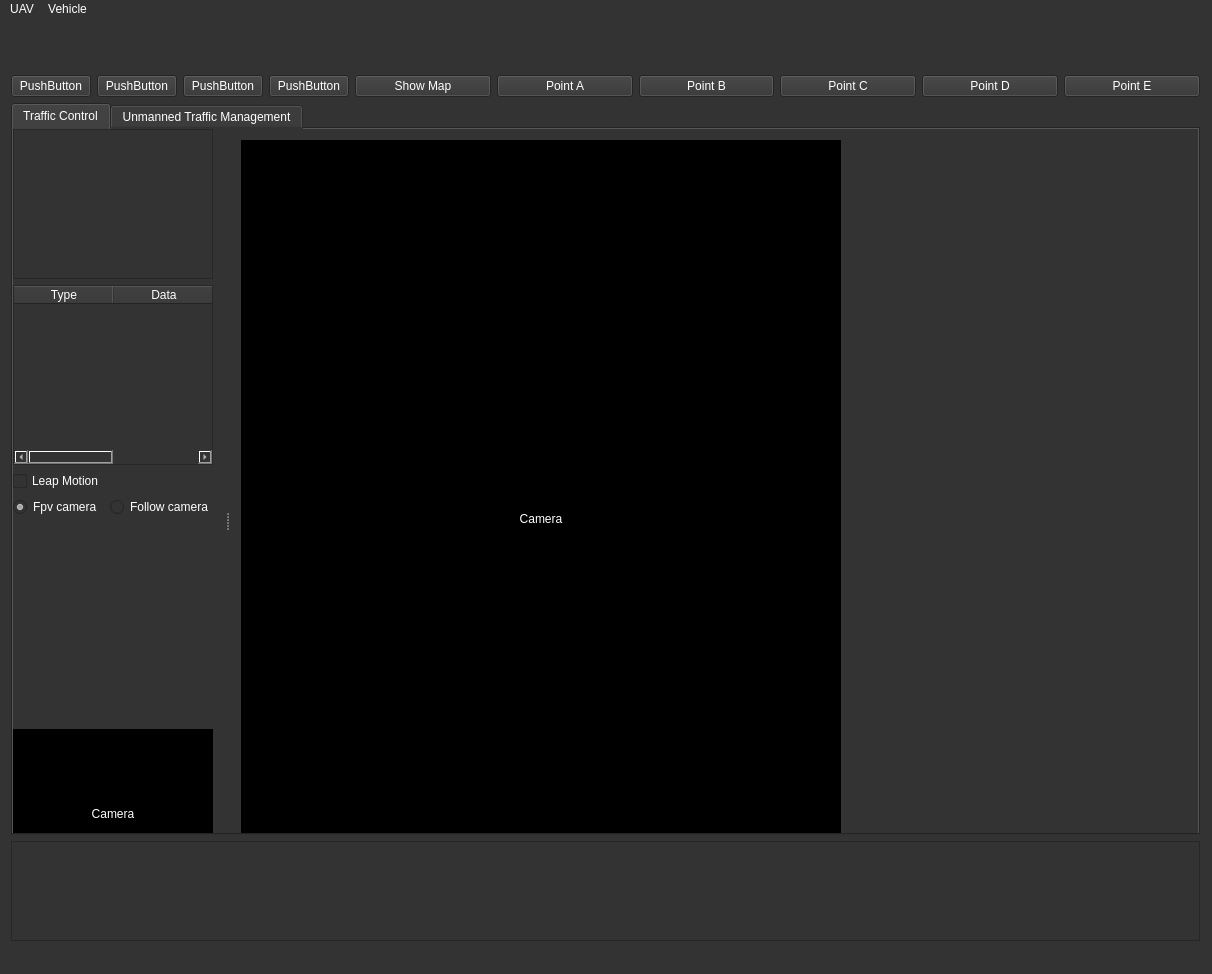
<?xml version="1.0" encoding="UTF-8"?>
<ui version="4.0">
 <class>MainWidget</class>
 <widget class="QWidget" name="MainWidget">
  <property name="geometry">
   <rect>
    <x>0</x>
    <y>0</y>
    <width>1212</width>
    <height>974</height>
   </rect>
  </property>
  <property name="sizePolicy">
   <sizepolicy hsizetype="Preferred" vsizetype="Preferred">
    <horstretch>0</horstretch>
    <verstretch>0</verstretch>
   </sizepolicy>
  </property>
  <property name="baseSize">
   <size>
    <width>0</width>
    <height>0</height>
   </size>
  </property>
  <property name="windowTitle">
   <string>QHAC3</string>
  </property>
  <property name="windowIcon">
   <iconset>
    <normaloff>:/icon/Src/UI/icon/title.png</normaloff>:/icon/Src/UI/icon/title.png</iconset>
  </property>
  <property name="styleSheet">
   <string notr="true">background:#333;
color:#fff;</string>
  </property>
  <widget class="QWidget" name="centralWidget">
   <property name="enabled">
    <bool>true</bool>
   </property>
   <property name="geometry">
    <rect>
     <x>0</x>
     <y>0</y>
     <width>1211</width>
     <height>941</height>
    </rect>
   </property>
   <property name="sizePolicy">
    <sizepolicy hsizetype="Preferred" vsizetype="Minimum">
     <horstretch>0</horstretch>
     <verstretch>0</verstretch>
    </sizepolicy>
   </property>
   <property name="maximumSize">
    <size>
     <width>16777215</width>
     <height>16777215</height>
    </size>
   </property>
   <layout class="QVBoxLayout" name="verticalLayout" stretch="0,0,0">
    <property name="sizeConstraint">
     <enum>QLayout::SetMaximumSize</enum>
    </property>
    <property name="topMargin">
     <number>25</number>
    </property>
    <property name="bottomMargin">
     <number>0</number>
    </property>
    <item>
     <layout class="QHBoxLayout" name="horizontalLayout_3">
      <property name="topMargin">
       <number>50</number>
      </property>
      <item>
       <layout class="QHBoxLayout" name="horizontalLayout_4">
        <item>
         <widget class="QPushButton" name="pushButton_3">
          <property name="text">
           <string>PushButton</string>
          </property>
         </widget>
        </item>
        <item>
         <widget class="QPushButton" name="pushButton_5">
          <property name="text">
           <string>PushButton</string>
          </property>
         </widget>
        </item>
        <item>
         <widget class="QPushButton" name="pushButton_2">
          <property name="text">
           <string>PushButton</string>
          </property>
         </widget>
        </item>
        <item>
         <widget class="QPushButton" name="pushButton_4">
          <property name="text">
           <string>PushButton</string>
          </property>
         </widget>
        </item>
       </layout>
      </item>
      <item>
       <widget class="QPushButton" name="showMapBtn">
        <property name="text">
         <string>Show Map</string>
        </property>
       </widget>
      </item>
      <item>
       <widget class="QPushButton" name="showPointABtn">
        <property name="text">
         <string>Point A</string>
        </property>
       </widget>
      </item>
      <item>
       <widget class="QPushButton" name="showPointBBtn">
        <property name="text">
         <string>Point B</string>
        </property>
       </widget>
      </item>
      <item>
       <widget class="QPushButton" name="showPointCBtn">
        <property name="text">
         <string>Point C</string>
        </property>
       </widget>
      </item>
      <item>
       <widget class="QPushButton" name="showPointDBtn">
        <property name="text">
         <string>Point D</string>
        </property>
       </widget>
      </item>
      <item>
       <widget class="QPushButton" name="showPointEBtn">
        <property name="text">
         <string>Point E</string>
        </property>
       </widget>
      </item>
     </layout>
    </item>
    <item>
     <widget class="QTabWidget" name="tabWidget">
      <property name="enabled">
       <bool>true</bool>
      </property>
      <property name="minimumSize">
       <size>
        <width>0</width>
        <height>0</height>
       </size>
      </property>
      <property name="maximumSize">
       <size>
        <width>1200</width>
        <height>800</height>
       </size>
      </property>
      <property name="toolTip">
       <string>&lt;html&gt;&lt;head/&gt;&lt;body&gt;&lt;p&gt;Traffic Control&lt;/p&gt;&lt;/body&gt;&lt;/html&gt;</string>
      </property>
      <property name="styleSheet">
       <string notr="true"/>
      </property>
      <property name="currentIndex">
       <number>0</number>
      </property>
      <widget class="QWidget" name="trafficControl">
       <attribute name="title">
        <string>Traffic Control</string>
       </attribute>
       <widget class="QSplitter" name="splitter_3">
        <property name="geometry">
         <rect>
          <x>0</x>
          <y>0</y>
          <width>1200</width>
          <height>781</height>
         </rect>
        </property>
        <property name="sizePolicy">
         <sizepolicy hsizetype="Expanding" vsizetype="Expanding">
          <horstretch>0</horstretch>
          <verstretch>0</verstretch>
         </sizepolicy>
        </property>
        <property name="layoutDirection">
         <enum>Qt::LeftToRight</enum>
        </property>
        <property name="orientation">
         <enum>Qt::Vertical</enum>
        </property>
        <property name="handleWidth">
         <number>6</number>
        </property>
        <widget class="QSplitter" name="splitter2_3">
         <property name="sizePolicy">
          <sizepolicy hsizetype="Expanding" vsizetype="Preferred">
           <horstretch>0</horstretch>
           <verstretch>0</verstretch>
          </sizepolicy>
         </property>
         <property name="minimumSize">
          <size>
           <width>200</width>
           <height>200</height>
          </size>
         </property>
         <property name="layoutDirection">
          <enum>Qt::LeftToRight</enum>
         </property>
         <property name="orientation">
          <enum>Qt::Horizontal</enum>
         </property>
         <property name="handleWidth">
          <number>6</number>
         </property>
         <widget class="QWidget" name="verticalLayoutWidget_3">
          <layout class="QVBoxLayout" name="verticalLayout_2">
           <property name="leftMargin">
            <number>0</number>
           </property>
           <property name="topMargin">
            <number>0</number>
           </property>
           <item>
            <widget class="QListWidget" name="flightList">
             <property name="maximumSize">
              <size>
               <width>16777215</width>
               <height>150</height>
              </size>
             </property>
            </widget>
           </item>
           <item>
            <widget class="QTableWidget" name="flightInfo">
             <property name="maximumSize">
              <size>
               <width>16777215</width>
               <height>180</height>
              </size>
             </property>
             <column>
              <property name="text">
               <string>Type</string>
              </property>
             </column>
             <column>
              <property name="text">
               <string>Data</string>
              </property>
             </column>
            </widget>
           </item>
           <item>
            <widget class="QCheckBox" name="leapMotionChk">
             <property name="text">
              <string>Leap Motion</string>
             </property>
            </widget>
           </item>
           <item>
            <layout class="QHBoxLayout" name="horizontalLayout">
             <property name="sizeConstraint">
              <enum>QLayout::SetMinimumSize</enum>
             </property>
             <item>
              <widget class="QRadioButton" name="camera_type">
               <property name="text">
                <string>Fpv camera</string>
               </property>
               <property name="checked">
                <bool>true</bool>
               </property>
              </widget>
             </item>
             <item>
              <widget class="QRadioButton" name="camera_type2">
               <property name="text">
                <string>Follow camera</string>
               </property>
              </widget>
             </item>
            </layout>
           </item>
           <item>
            <widget class="qhac_mapview" name="mapView_2" native="true">
             <property name="sizePolicy">
              <sizepolicy hsizetype="Expanding" vsizetype="Preferred">
               <horstretch>0</horstretch>
               <verstretch>0</verstretch>
              </sizepolicy>
             </property>
             <property name="minimumSize">
              <size>
               <width>200</width>
               <height>200</height>
              </size>
             </property>
             <property name="font">
              <font>
               <kerning>true</kerning>
              </font>
             </property>
             <property name="styleSheet">
              <string notr="true">background:transparent</string>
             </property>
            </widget>
           </item>
           <item>
            <widget class="QLabel" name="label">
             <property name="minimumSize">
              <size>
               <width>200</width>
               <height>160</height>
              </size>
             </property>
             <property name="maximumSize">
              <size>
               <width>16777215</width>
               <height>16777215</height>
              </size>
             </property>
             <property name="styleSheet">
              <string notr="true">border-width: 1px; border-style: outset; background:#000; color:#fff</string>
             </property>
             <property name="text">
              <string>&lt;html&gt;&lt;head/&gt;&lt;body&gt;&lt;p align=&quot;center&quot;&gt;Camera&lt;/p&gt;&lt;/body&gt;&lt;/html&gt;</string>
             </property>
             <property name="alignment">
              <set>Qt::AlignCenter</set>
             </property>
            </widget>
           </item>
          </layout>
         </widget>
         <widget class="QWidget" name="gridLayoutWidget_3">
          <layout class="QGridLayout" name="gridLayout">
           <property name="sizeConstraint">
            <enum>QLayout::SetNoConstraint</enum>
           </property>
           <property name="horizontalSpacing">
            <number>1</number>
           </property>
           <property name="verticalSpacing">
            <number>6</number>
           </property>
           <item row="0" column="0">
            <layout class="QHBoxLayout" name="horizontalLayout_2">
             <property name="topMargin">
              <number>0</number>
             </property>
             <item>
              <widget class="QLabel" name="cameraData">
               <property name="minimumSize">
                <size>
                 <width>600</width>
                 <height>600</height>
                </size>
               </property>
               <property name="maximumSize">
                <size>
                 <width>16777215</width>
                 <height>16777215</height>
                </size>
               </property>
               <property name="styleSheet">
                <string notr="true">border-width: 1px; border-style: outset; background:#000; color:#fff</string>
               </property>
               <property name="text">
                <string>&lt;html&gt;&lt;head/&gt;&lt;body&gt;&lt;p align=&quot;center&quot;&gt;Camera&lt;/p&gt;&lt;/body&gt;&lt;/html&gt;</string>
               </property>
               <property name="alignment">
                <set>Qt::AlignCenter</set>
               </property>
              </widget>
             </item>
             <item>
              <widget class="qhac_mapview" name="mapView" native="true">
               <property name="sizePolicy">
                <sizepolicy hsizetype="Expanding" vsizetype="Preferred">
                 <horstretch>0</horstretch>
                 <verstretch>0</verstretch>
                </sizepolicy>
               </property>
               <property name="minimumSize">
                <size>
                 <width>600</width>
                 <height>600</height>
                </size>
               </property>
               <property name="font">
                <font>
                 <kerning>true</kerning>
                </font>
               </property>
               <property name="styleSheet">
                <string notr="true">background:transparent</string>
               </property>
              </widget>
             </item>
            </layout>
           </item>
          </layout>
         </widget>
        </widget>
       </widget>
      </widget>
      <widget class="DepartureControl" name="departureControl">
       <attribute name="title">
        <string>Unmanned Traffic Management</string>
       </attribute>
      </widget>
     </widget>
    </item>
    <item>
     <widget class="QListWidget" name="statusListWidget">
      <property name="maximumSize">
       <size>
        <width>16777215</width>
        <height>100</height>
       </size>
      </property>
      <property name="styleSheet">
       <string notr="true">color:#FF4F28; font-size:16px; </string>
      </property>
     </widget>
    </item>
   </layout>
  </widget>
  <widget class="QMenuBar" name="menuBar">
   <property name="geometry">
    <rect>
     <x>0</x>
     <y>0</y>
     <width>1212</width>
     <height>22</height>
    </rect>
   </property>
   <widget class="QMenu" name="menuOption">
    <property name="title">
     <string>UAV</string>
    </property>
    <addaction name="actionLoad_ConfigFile"/>
    <addaction name="actionImport_from_Databse"/>
    <addaction name="actionReset_Database"/>
   </widget>
   <widget class="QMenu" name="menuVehicle">
    <property name="title">
     <string>Vehicle</string>
    </property>
    <addaction name="actionType_Upload"/>
   </widget>
   <addaction name="menuOption"/>
   <addaction name="menuVehicle"/>
  </widget>
  <widget class="QStatusBar" name="statusBar">
   <property name="geometry">
    <rect>
     <x>0</x>
     <y>0</y>
     <width>3</width>
     <height>22</height>
    </rect>
   </property>
  </widget>
  <action name="actionLoadConf">
   <property name="icon">
    <iconset resource="../icons.qrc">
     <normaloff>:/icon/src/UI/icon/configure.png</normaloff>:/icon/src/UI/icon/configure.png</iconset>
   </property>
   <property name="text">
    <string>LoadConf</string>
   </property>
   <property name="shortcut">
    <string>Ctrl+O</string>
   </property>
  </action>
  <action name="actionRunScenario">
   <property name="icon">
    <iconset resource="../icons.qrc">
     <normaloff>:/icon/src/UI/icon/play.png</normaloff>:/icon/src/UI/icon/play.png</iconset>
   </property>
   <property name="text">
    <string>RunScenario</string>
   </property>
   <property name="shortcut">
    <string>Ctrl+R</string>
   </property>
  </action>
  <action name="actionCheckFlight">
   <property name="icon">
    <iconset resource="../icons.qrc">
     <normaloff>:/icon/src/UI/icon/check.png</normaloff>:/icon/src/UI/icon/check.png</iconset>
   </property>
   <property name="text">
    <string>checkFlight</string>
   </property>
  </action>
  <action name="actionParameter">
   <property name="icon">
    <iconset resource="../icons.qrc">
     <normaloff>:/icon/src/UI/icon/parameters.png</normaloff>:/icon/src/UI/icon/parameters.png</iconset>
   </property>
   <property name="text">
    <string>Parameter</string>
   </property>
   <property name="shortcut">
    <string>Ctrl+P</string>
   </property>
  </action>
  <action name="actionAddDrone">
   <property name="text">
    <string>Parameter</string>
   </property>
   <property name="shortcut">
    <string>Ctrl+P</string>
   </property>
  </action>
  <action name="actionCalibration">
   <property name="icon">
    <iconset resource="../icons.qrc">
     <normaloff>:/icon/src/UI/icon/calibration.png</normaloff>:/icon/src/UI/icon/calibration.png</iconset>
   </property>
   <property name="text">
    <string>Calibration</string>
   </property>
   <property name="shortcut">
    <string>Ctrl+C</string>
   </property>
  </action>
  <action name="actionStopScenario">
   <property name="icon">
    <iconset resource="../icons.qrc">
     <normaloff>:/icon/src/UI/icon/stop.png</normaloff>:/icon/src/UI/icon/stop.png</iconset>
   </property>
   <property name="text">
    <string>StopScenario</string>
   </property>
  </action>
  <action name="actionAlarm">
   <property name="checkable">
    <bool>true</bool>
   </property>
   <property name="icon">
    <iconset resource="../icons.qrc">
     <normaloff>:/icon/src/UI/icon/alarm.png</normaloff>:/icon/src/UI/icon/alarm.png</iconset>
   </property>
   <property name="text">
    <string>Alarm</string>
   </property>
   <property name="toolTip">
    <string>Alarm</string>
   </property>
  </action>
  <action name="actionGraph">
   <property name="icon">
    <iconset resource="../icons.qrc">
     <normaloff>:/icon/src/UI/icon/graph.png</normaloff>:/icon/src/UI/icon/graph.png</iconset>
   </property>
   <property name="text">
    <string>graph</string>
   </property>
  </action>
  <action name="actionControl">
   <property name="icon">
    <iconset resource="../icons.qrc">
     <normaloff>:/icon/src/UI/icon/controller.png</normaloff>:/icon/src/UI/icon/controller.png</iconset>
   </property>
   <property name="text">
    <string>Control</string>
   </property>
   <property name="toolTip">
    <string>Control</string>
   </property>
  </action>
  <action name="actionMode">
   <property name="checkable">
    <bool>true</bool>
   </property>
   <property name="icon">
    <iconset resource="../icons.qrc">
     <normaloff>:/icon/src/UI/icon/scenario_mode.png</normaloff>
     <normalon>:/icon/src/UI/icon/test.png</normalon>:/icon/src/UI/icon/scenario_mode.png</iconset>
   </property>
   <property name="text">
    <string>actionMode</string>
   </property>
  </action>
  <action name="actionsendSC">
   <property name="icon">
    <iconset resource="../icons.qrc">
     <normaloff>:/icon/src/UI/icon/ftp.png</normaloff>:/icon/src/UI/icon/ftp.png</iconset>
   </property>
   <property name="text">
    <string>sendSC</string>
   </property>
   <property name="toolTip">
    <string>Send SC</string>
   </property>
   <property name="shortcut">
    <string>Ctrl+N</string>
   </property>
  </action>
  <action name="actionLoad_ConfigFile">
   <property name="text">
    <string>Import from Configfile</string>
   </property>
  </action>
  <action name="actionImport_from_Databse">
   <property name="text">
    <string>Import from Database</string>
   </property>
  </action>
  <action name="actionReset_Database">
   <property name="text">
    <string>Reset Database</string>
   </property>
  </action>
  <action name="actionType_Upload">
   <property name="text">
    <string>Type Upload</string>
   </property>
  </action>
 </widget>
 <layoutdefault spacing="6" margin="11"/>
 <customwidgets>
  <customwidget>
   <class>qhac_mapview</class>
   <extends>QWidget</extends>
   <header>qhac_mapview.h</header>
  </customwidget>
  <customwidget>
   <class>DepartureControl</class>
   <extends>QWidget</extends>
   <header location="global">departurecontrol.h</header>
   <container>1</container>
  </customwidget>
 </customwidgets>
 <resources>
  <include location="../icons.qrc"/>
 </resources>
 <connections>
  <connection>
   <sender>actionLoadConf</sender>
   <signal>triggered()</signal>
   <receiver>MainWidget</receiver>
   <slot>loadConfigFile()</slot>
   <hints>
    <hint type="sourcelabel">
     <x>-1</x>
     <y>-1</y>
    </hint>
    <hint type="destinationlabel">
     <x>559</x>
     <y>361</y>
    </hint>
   </hints>
  </connection>
  <connection>
   <sender>actionRunScenario</sender>
   <signal>triggered()</signal>
   <receiver>MainWidget</receiver>
   <slot>runScenario()</slot>
   <hints>
    <hint type="sourcelabel">
     <x>-1</x>
     <y>-1</y>
    </hint>
    <hint type="destinationlabel">
     <x>559</x>
     <y>361</y>
    </hint>
   </hints>
  </connection>
  <connection>
   <sender>actionCheckFlight</sender>
   <signal>triggered()</signal>
   <receiver>MainWidget</receiver>
   <slot>checkFlight()</slot>
   <hints>
    <hint type="sourcelabel">
     <x>-1</x>
     <y>-1</y>
    </hint>
    <hint type="destinationlabel">
     <x>547</x>
     <y>420</y>
    </hint>
   </hints>
  </connection>
  <connection>
   <sender>actionParameter</sender>
   <signal>triggered()</signal>
   <receiver>MainWidget</receiver>
   <slot>runParamDialog()</slot>
   <hints>
    <hint type="sourcelabel">
     <x>-1</x>
     <y>-1</y>
    </hint>
    <hint type="destinationlabel">
     <x>547</x>
     <y>471</y>
    </hint>
   </hints>
  </connection>
  <connection>
   <sender>actionCalibration</sender>
   <signal>triggered()</signal>
   <receiver>MainWidget</receiver>
   <slot>runCalibration()</slot>
   <hints>
    <hint type="sourcelabel">
     <x>-1</x>
     <y>-1</y>
    </hint>
    <hint type="destinationlabel">
     <x>547</x>
     <y>471</y>
    </hint>
   </hints>
  </connection>
  <connection>
   <sender>actionStopScenario</sender>
   <signal>triggered()</signal>
   <receiver>MainWidget</receiver>
   <slot>stopScenario()</slot>
   <hints>
    <hint type="sourcelabel">
     <x>-1</x>
     <y>-1</y>
    </hint>
    <hint type="destinationlabel">
     <x>547</x>
     <y>471</y>
    </hint>
   </hints>
  </connection>
  <connection>
   <sender>actionAlarm</sender>
   <signal>triggered(bool)</signal>
   <receiver>MainWidget</receiver>
   <slot>onAlarm(bool)</slot>
   <hints>
    <hint type="sourcelabel">
     <x>-1</x>
     <y>-1</y>
    </hint>
    <hint type="destinationlabel">
     <x>547</x>
     <y>471</y>
    </hint>
   </hints>
  </connection>
  <connection>
   <sender>actionGraph</sender>
   <signal>triggered()</signal>
   <receiver>MainWidget</receiver>
   <slot>runMonitoringDialog()</slot>
   <hints>
    <hint type="sourcelabel">
     <x>-1</x>
     <y>-1</y>
    </hint>
    <hint type="destinationlabel">
     <x>547</x>
     <y>471</y>
    </hint>
   </hints>
  </connection>
  <connection>
   <sender>actionControl</sender>
   <signal>triggered()</signal>
   <receiver>MainWidget</receiver>
   <slot>onControl()</slot>
   <hints>
    <hint type="sourcelabel">
     <x>-1</x>
     <y>-1</y>
    </hint>
    <hint type="destinationlabel">
     <x>699</x>
     <y>471</y>
    </hint>
   </hints>
  </connection>
  <connection>
   <sender>actionMode</sender>
   <signal>triggered(bool)</signal>
   <receiver>MainWidget</receiver>
   <slot>onScenarioMode(bool)</slot>
   <hints>
    <hint type="sourcelabel">
     <x>-1</x>
     <y>-1</y>
    </hint>
    <hint type="destinationlabel">
     <x>699</x>
     <y>471</y>
    </hint>
   </hints>
  </connection>
  <connection>
   <sender>actionLoad_ConfigFile</sender>
   <signal>triggered()</signal>
   <receiver>MainWidget</receiver>
   <slot>loadConfigFile()</slot>
   <hints>
    <hint type="sourcelabel">
     <x>-1</x>
     <y>-1</y>
    </hint>
    <hint type="destinationlabel">
     <x>545</x>
     <y>422</y>
    </hint>
   </hints>
  </connection>
  <connection>
   <sender>actionImport_from_Databse</sender>
   <signal>triggered()</signal>
   <receiver>MainWidget</receiver>
   <slot>loadDatabase()</slot>
   <hints>
    <hint type="sourcelabel">
     <x>-1</x>
     <y>-1</y>
    </hint>
    <hint type="destinationlabel">
     <x>545</x>
     <y>422</y>
    </hint>
   </hints>
  </connection>
  <connection>
   <sender>actionReset_Database</sender>
   <signal>triggered()</signal>
   <receiver>MainWidget</receiver>
   <slot>ResetDatabase()</slot>
   <hints>
    <hint type="sourcelabel">
     <x>-1</x>
     <y>-1</y>
    </hint>
    <hint type="destinationlabel">
     <x>545</x>
     <y>422</y>
    </hint>
   </hints>
  </connection>
  <connection>
   <sender>camera_type2</sender>
   <signal>toggled(bool)</signal>
   <receiver>MainWidget</receiver>
   <slot>on_camera_type2_toggled()</slot>
   <hints>
    <hint type="sourcelabel">
     <x>277</x>
     <y>499</y>
    </hint>
    <hint type="destinationlabel">
     <x>277</x>
     <y>499</y>
    </hint>
   </hints>
  </connection>
  <connection>
   <sender>camera_type</sender>
   <signal>toggled(bool)</signal>
   <receiver>MainWidget</receiver>
   <slot>on_camera_type_toggled()</slot>
   <hints>
    <hint type="sourcelabel">
     <x>93</x>
     <y>499</y>
    </hint>
    <hint type="destinationlabel">
     <x>558</x>
     <y>430</y>
    </hint>
   </hints>
  </connection>
  <connection>
   <sender>actionType_Upload</sender>
   <signal>triggered()</signal>
   <receiver>MainWidget</receiver>
   <slot>typeUpload()</slot>
   <hints>
    <hint type="sourcelabel">
     <x>-1</x>
     <y>-1</y>
    </hint>
    <hint type="destinationlabel">
     <x>605</x>
     <y>486</y>
    </hint>
   </hints>
  </connection>
  <connection>
   <sender>showMapBtn</sender>
   <signal>clicked()</signal>
   <receiver>MainWidget</receiver>
   <slot>showMap()</slot>
   <hints>
    <hint type="sourcelabel">
     <x>450</x>
     <y>88</y>
    </hint>
    <hint type="destinationlabel">
     <x>605</x>
     <y>486</y>
    </hint>
   </hints>
  </connection>
  <connection>
   <sender>showPointABtn</sender>
   <signal>clicked()</signal>
   <receiver>MainWidget</receiver>
   <slot>showPointA()</slot>
   <hints>
    <hint type="sourcelabel">
     <x>588</x>
     <y>88</y>
    </hint>
    <hint type="destinationlabel">
     <x>605</x>
     <y>486</y>
    </hint>
   </hints>
  </connection>
  <connection>
   <sender>showPointBBtn</sender>
   <signal>clicked()</signal>
   <receiver>MainWidget</receiver>
   <slot>showPointB()</slot>
   <hints>
    <hint type="sourcelabel">
     <x>727</x>
     <y>88</y>
    </hint>
    <hint type="destinationlabel">
     <x>605</x>
     <y>486</y>
    </hint>
   </hints>
  </connection>
  <connection>
   <sender>showPointCBtn</sender>
   <signal>clicked()</signal>
   <receiver>MainWidget</receiver>
   <slot>showPointC()</slot>
   <hints>
    <hint type="sourcelabel">
     <x>865</x>
     <y>88</y>
    </hint>
    <hint type="destinationlabel">
     <x>605</x>
     <y>486</y>
    </hint>
   </hints>
  </connection>
  <connection>
   <sender>showPointDBtn</sender>
   <signal>clicked()</signal>
   <receiver>MainWidget</receiver>
   <slot>showPointD()</slot>
   <hints>
    <hint type="sourcelabel">
     <x>1004</x>
     <y>88</y>
    </hint>
    <hint type="destinationlabel">
     <x>605</x>
     <y>486</y>
    </hint>
   </hints>
  </connection>
  <connection>
   <sender>showPointEBtn</sender>
   <signal>clicked()</signal>
   <receiver>MainWidget</receiver>
   <slot>showPointE()</slot>
   <hints>
    <hint type="sourcelabel">
     <x>1142</x>
     <y>88</y>
    </hint>
    <hint type="destinationlabel">
     <x>605</x>
     <y>486</y>
    </hint>
   </hints>
  </connection>
 </connections>
 <slots>
  <slot>showMap()</slot>
  <slot>showPointA()</slot>
  <slot>showPointB()</slot>
  <slot>showPointC()</slot>
  <slot>showPointD()</slot>
  <slot>showPointE()</slot>
  <slot>loadConfigFile()</slot>
  <slot>runScenario()</slot>
  <slot>checkFlight()</slot>
  <slot>ResetDatabase()</slot>
  <slot>takeoff()</slot>
  <slot>land()</slot>
  <slot>runParamDialog()</slot>
  <slot>runCalibration()</slot>
  <slot>stopScenario()</slot>
  <slot>onAlarm(bool)</slot>
  <slot>runMonitoringDialog()</slot>
  <slot>onControl()</slot>
  <slot>onScenarioMode(bool)</slot>
  <slot>typeUpload()</slot>
 </slots>
</ui>
